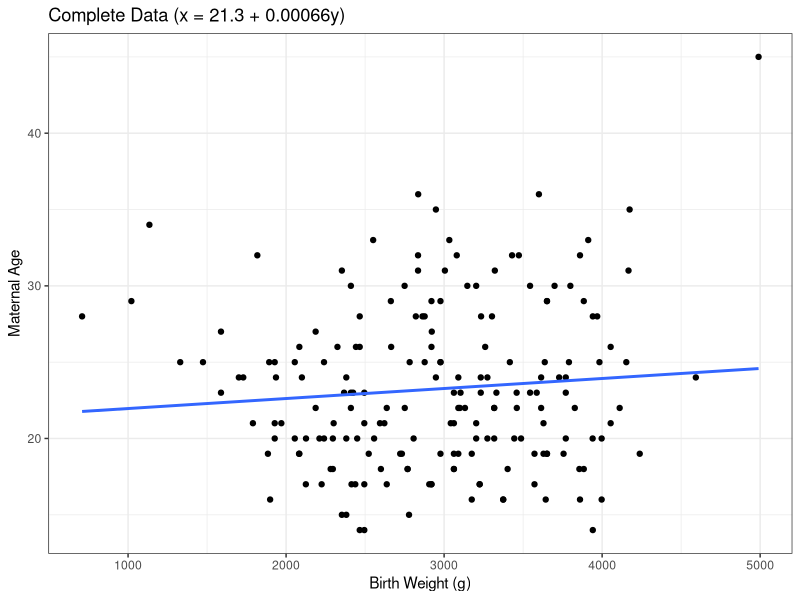
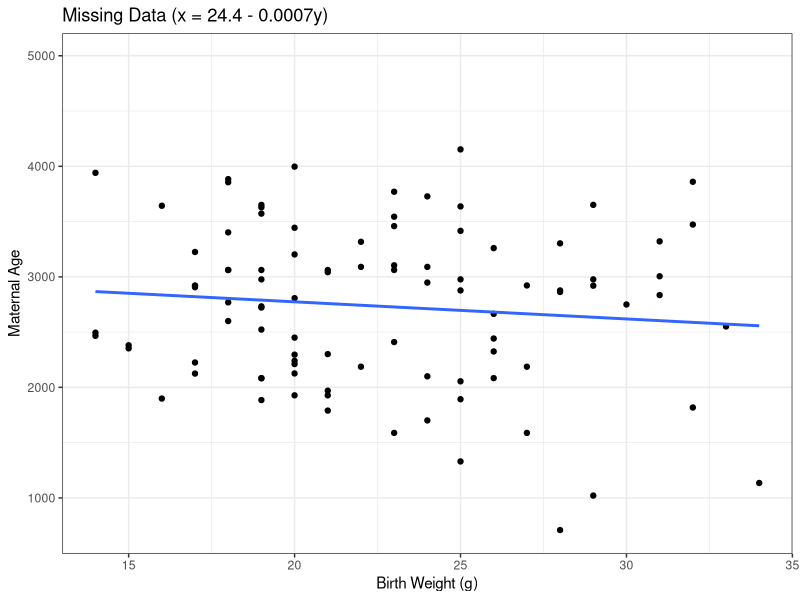
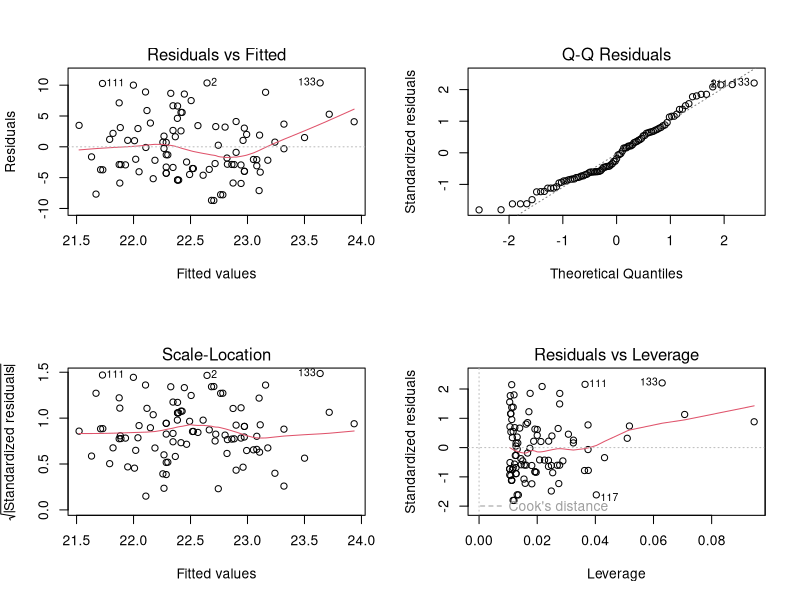
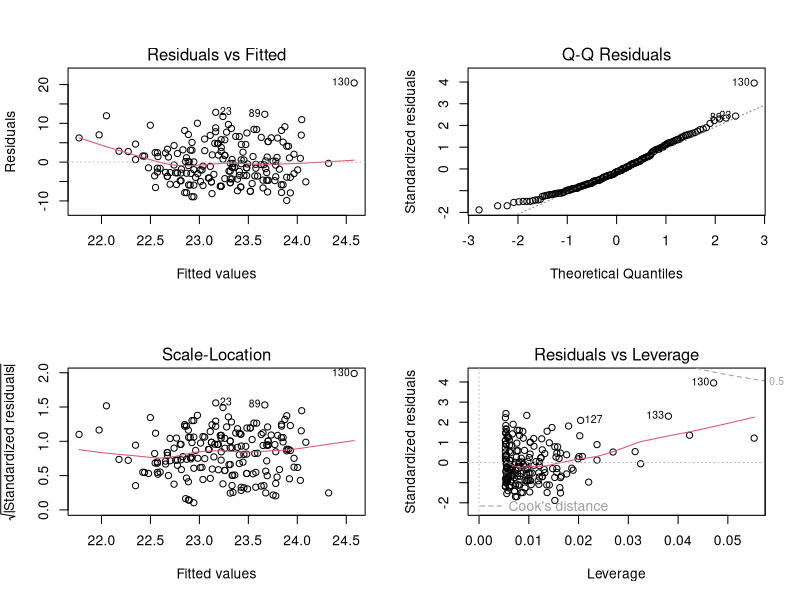
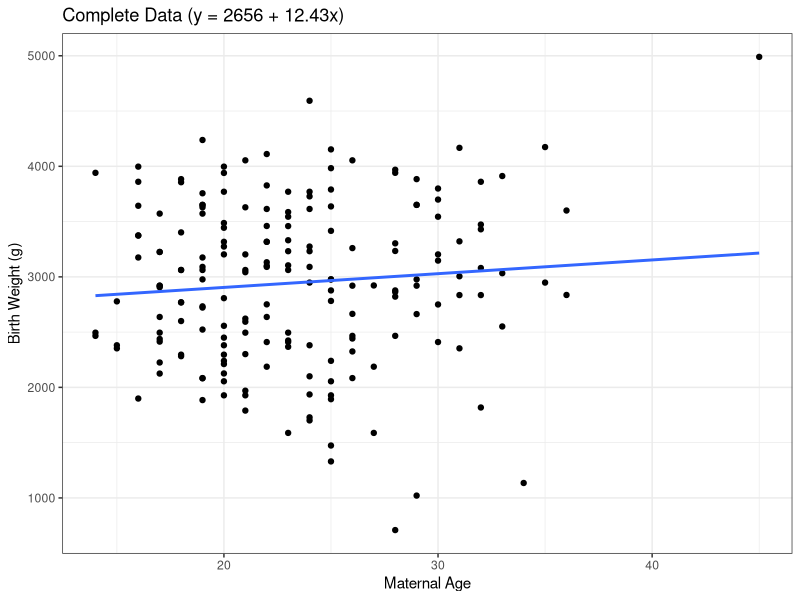
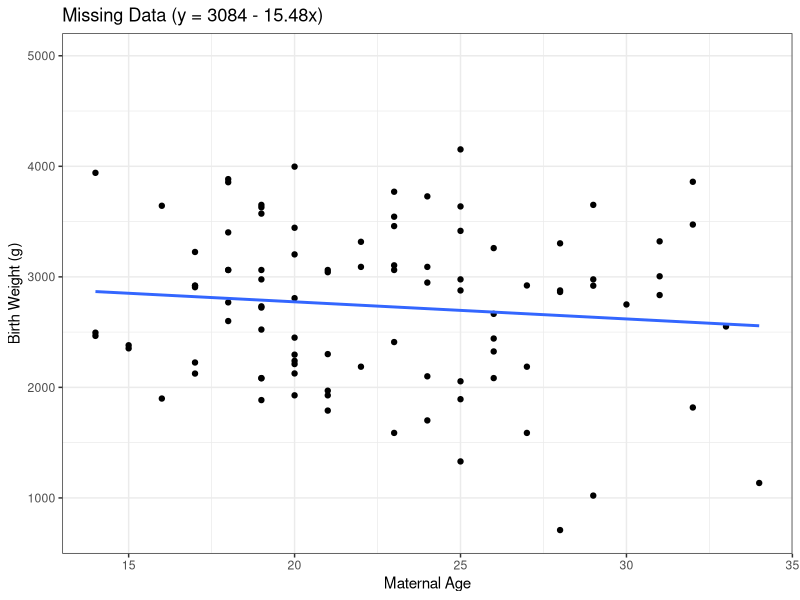
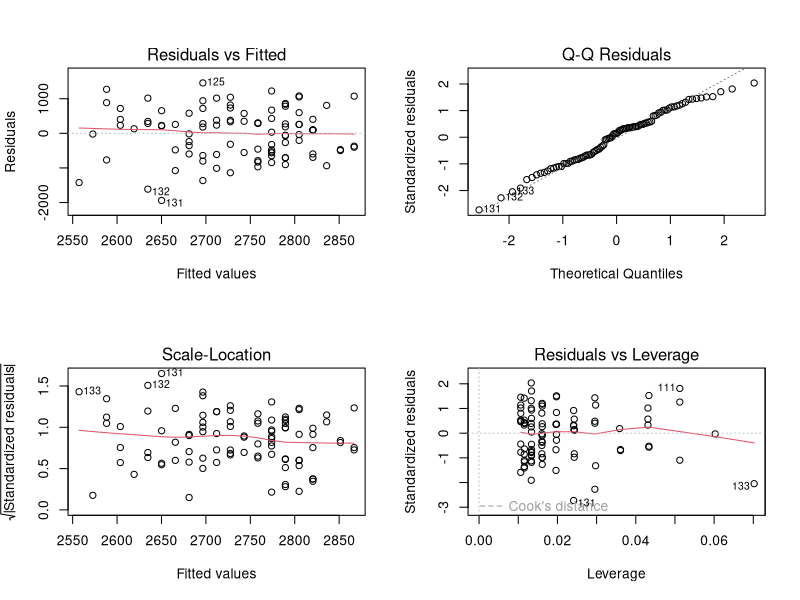
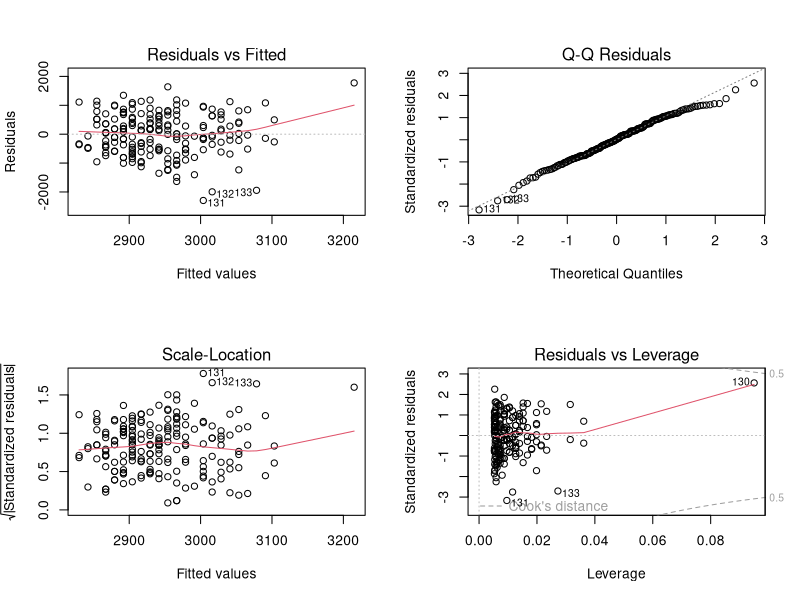

Reproduce these figures in R, in order.
## ---- chunk 1
library(MASS)
library(dplyr)
library(ggplot2)
data(birthwt)
## ---- chunk 2
# make sure data is complete
any(is.na(birthwt$age))
any(is.na(birthwt$bwt))
## ---- chunk 3
# set up complete dataset (age vs. birth weight)
x <- birthwt$age
y <- birthwt$bwt

data_complete <- data.frame(x = x, y = y)
## ---- chunk 4
# simulate missingess
set.seed(1)

y_scaled <- scale(y) # scale for stability
p_miss <- plogis(0.5 * y_scaled) # logistic model for missingness prob
R <- rbinom(length(x), 1, p_miss) # generate missingness (1 -> missing)

# substitute the missing values into the dataset
x_obs <- x
x_obs[R == 1] <- NA

data_obs <- data.frame(x = x_obs, y = y)
## ---- chunk 5
# about 50% of the data should be missing
mean(is.na(data_obs$x))
## ---- chunk 6
# fit x on y regression for both the original and the missing data datasets
fit_full_xy <- lm(x ~ y, data = data_complete)
fit_missing_xy <- lm(x ~ y, data = data_obs)

# summary outputs
summary(fit_full_xy)
summary(fit_missing_xy)
## ---- chunk 7
data_complete %>% ggplot(aes(x = y, y = x)) + 
  geom_point() + 
  geom_smooth(method = 'lm', se = FALSE) +
  labs(title = "Complete Data (x = 21.3 + 0.00066y)", x = "Birth Weight (g)", y = "Maternal Age") + 
  theme_bw()

data_obs %>% ggplot(aes(x = x, y = y)) + 
  geom_point() + 
  geom_smooth(method = 'lm', se = FALSE) + 
  labs(title = "Missing Data (x = 24.4 - 0.0007y)", x = "Birth Weight (g)", y = "Maternal Age") + 
  theme_bw()
## ---- chunk 8
# residual plots, nothing too alarming
par(mfrow = c(2,2))
plot(fit_missing_xy)
plot(fit_full_xy)
par(mfrow = c(1,1))
## ---- chunk 9
# fit y on x regression for both the original and the missing data datasets
fit_full_yx <- lm(y ~ x, data = data_complete)
fit_missing_yx <- lm(y ~ x, data = data_obs)

# summary outputs
summary(fit_full_yx)
summary(fit_missing_yx)
## ---- chunk 10
data_complete %>% ggplot(aes(x = x, y = y)) + 
  geom_point() + 
  geom_smooth(method = 'lm', se = FALSE) +
  labs(title = "Complete Data (y = 2656 + 12.43x)", x = "Maternal Age", y = "Birth Weight (g)") + 
  theme_bw()

data_obs %>% ggplot(aes(x = x, y = y)) + 
  geom_point() + 
  geom_smooth(method = 'lm', se = FALSE) + 
  labs(title = "Missing Data (y = 3084 - 15.48x)", x = "Maternal Age", y = "Birth Weight (g)") + 
  theme_bw()
## ---- chunk 11
# residual plots, nothing too alarming
par(mfrow = c(2,2))
plot(fit_missing_yx)
plot(fit_full_yx)
par(mfrow = c(1,1))
## ---- chunk 12
# fit x on y on missing data dataset
fit_imp_xy <- lm(x ~ y, data = data_obs)
## ---- chunk 13
# predicted values
x_pred <- predict(fit_imp_xy, newdata = data_obs)

# residual st. dev.
sigma <- summary(fit_imp_xy)$sigma

# find indices of missing observations
x_imp <- data_obs$x
missings <- is.na(x_imp)

# replace NAs with predicted + random noise
x_imp[missings] <- x_pred[missings] + rnorm(sum(missings), 0, sigma)

data_imp <- data.frame(x = x_imp, y = y, missing = as.factor(missings*1))
## ---- chunk 14
# fit y on x using data with imputed values
fit_imp_yx <- lm(y ~ x, data = data_imp) 
summary(fit_imp_yx)
## ---- chunk 15
data_imp %>% ggplot(aes(x = x, y = y)) + 
  geom_point(aes(color = missing)) + 
  geom_smooth(method = 'lm', se = FALSE, color = 'purple') + 
  labs(title = "Stochastic Regression Imputation (y = 3226 - 12.65x)",
       x = "Maternal Age", y = "Birth Weight (g)" ) + 
  scale_color_discrete(name = "Missing") + 
  theme_bw()
## ---- chunk 16
# 100 simulations
n_sim <- 100

# initialize list of results (int, slope, var, corr)
results <- data.frame(
  
  # complete-case
  intercept_cc = numeric(n_sim),
  slope_cc = numeric(n_sim),
  var_cc = numeric(n_sim),
  cor_cc = numeric(n_sim),
  
  # imputed
  intercept_imp = numeric(n_sim),
  slope_imp = numeric(n_sim),
  var_imp = numeric(n_sim),
  cor_imp = numeric(n_sim)
)
## ---- chunk 17
# run the simulations
for (i in 1:n_sim) {
  
  # --- Complete-Case ---
  
  # generate missingness
  p_miss <- plogis(0.5 * scale(y))
  R <- rbinom(length(x), 1, p_miss)
  
  # substitute in missing values
  x_obs <- x
  x_obs[R == 1] <- NA
  data_obs <- data.frame(x = x_obs, y = y)
  
  # complete-case regression
  fit_cc <- lm(y ~ x, data = data_obs)
  
  # store results
  results$intercept_cc[i] <- coef(fit_cc)[1]
  results$slope_cc[i] <- coef(fit_cc)[2]
  results$var_cc[i] <- summary(fit_cc)$sigma^2
  results$cor_cc[i] <- cor(data_obs$x, data_obs$y, use = "complete.obs")
  
  
  # --- Stochastic Regression Imputation ---
  
  # fit x on y
  fit_imp_xy <- lm(x ~ y, data = data_obs)
  
  # predicted values + residual st. dev.
  x_pred <- predict(fit_imp_xy, newdata = data_obs)
  sigma <- summary(fit_imp_xy)$sigma
  
  # replace NAs with predicted + random noise
  x_imp <- x_obs
  missings <- is.na(x_imp)
  x_imp[missings] <- x_pred[missings] + rnorm(sum(missings), 0, sigma)
  
  data_imp <- data.frame(x = x_imp, y = y)
  
  # fit y on x using data with imputed values
  fit_imp_yx <- lm(y ~ x, data = data_imp)
  
  # store results
  results$intercept_imp[i] <- coef(fit_imp_yx)[1]
  results$slope_imp[i] <- coef(fit_imp_yx)[2]
  results$var_imp[i] <- summary(fit_imp_yx)$sigma^2
  results$cor_imp[i] <- cor(data_imp$x, data_imp$y)
}
## ---- chunk 18
# summary statistics of complete dataset for comparison
complete_model <- lm(y ~ x, data = data_complete)

complete_intercept <- coef(complete_model)[1]
complete_slope <- coef(complete_model)[2]
complete_var <- summary(complete_model)$sigma^2
complete_cor <- cor(x, y)
## ---- chunk 19
# histograms
results %>% ggplot(aes(x = slope_cc)) +
  geom_histogram(binwidth = 5, fill = 'lightblue') + 
  geom_vline(xintercept = complete_slope, color = 'red', linewidth = 1) + 
  labs(title = "Complete-Case Analysis", x = "Age Coefficient",
       y = NULL) + 
  theme_bw()

results %>% ggplot(aes(x = slope_imp)) +
  geom_histogram(binwidth = 5, fill = 'lightblue') + 
  geom_vline(xintercept = complete_slope, color = 'red', linewidth = 1) + 
  labs(title = "Stochastic Regression Imputation", x = "Age Coefficient",
       y = NULL) + 
  theme_bw()
